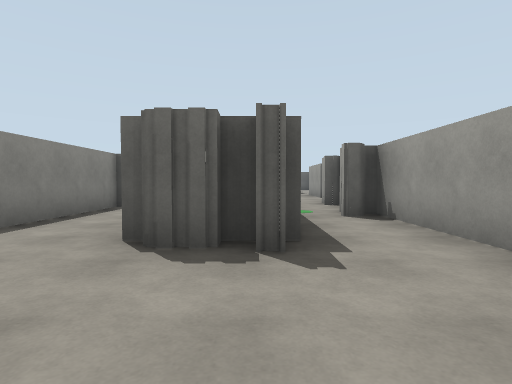
view 1 (above)

17 first-person views from a walk through a Webots world. The camera is 1.2 m above the floor, tilts 2° down and sees 80° across. The floor is counted in squares, 2.5 m on a side. Each view is taken from the middle of a square. On the plan, view 1 faces up. The plan holds only what a view shows up to about 9 squares ahead; the rest is blank. The place goes on beyond the plan. Robots are left out. Simple shapes and patterns stand in for the simulator's stock objects.

view 2
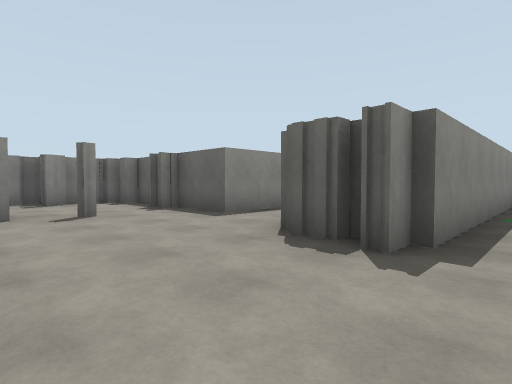

view 3
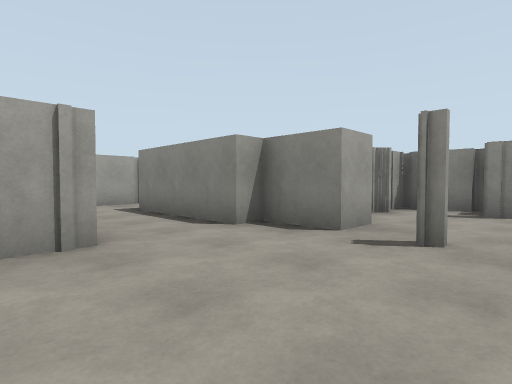

view 4
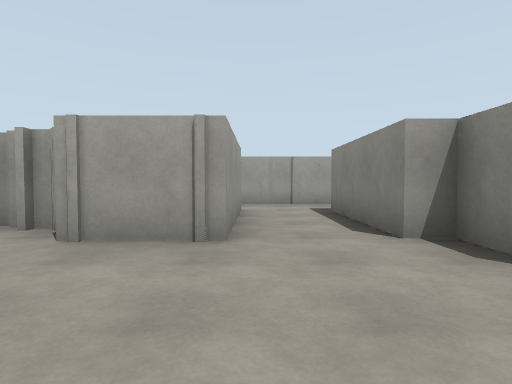

view 5
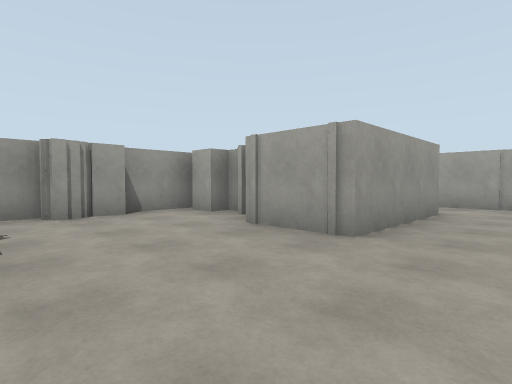

view 6
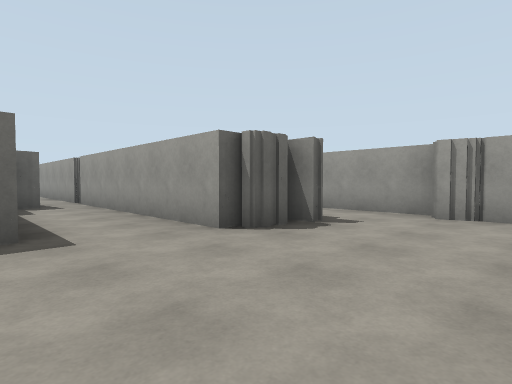

view 7
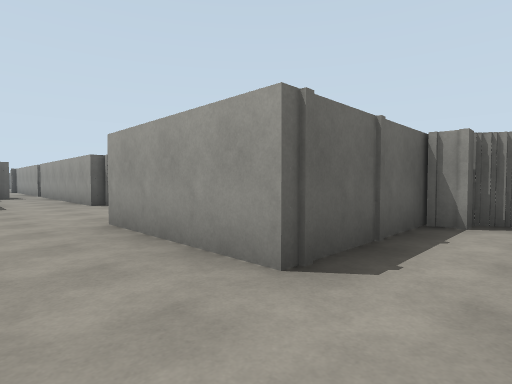

view 8
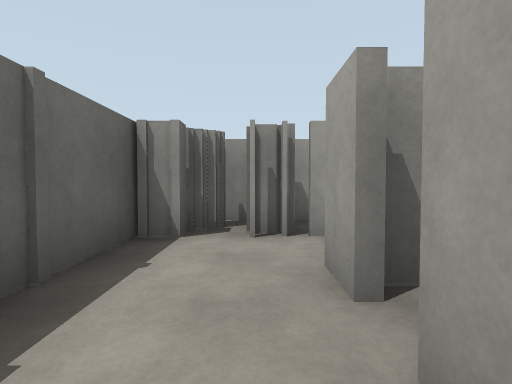

view 9
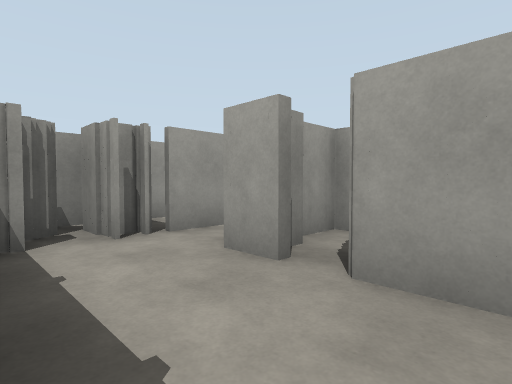

view 10
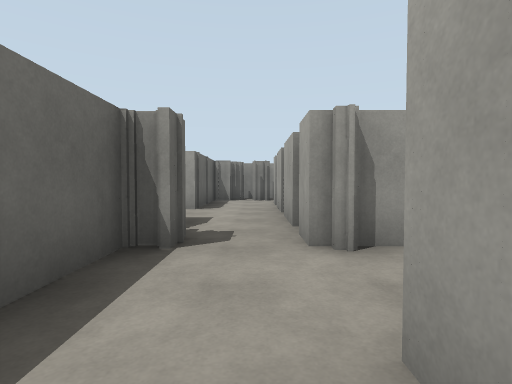

view 11
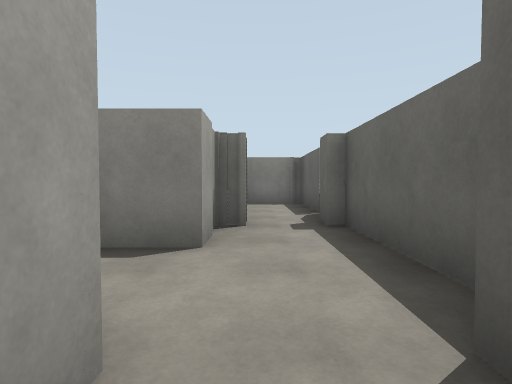

view 12
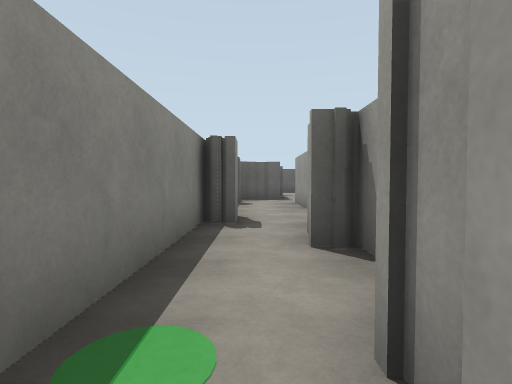

view 13
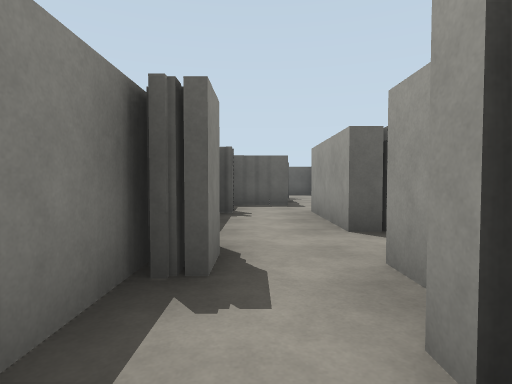

view 14
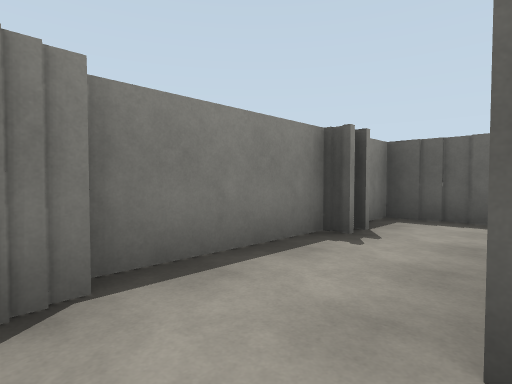

view 15
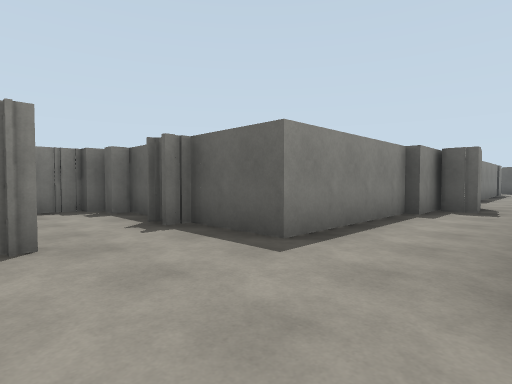

view 16
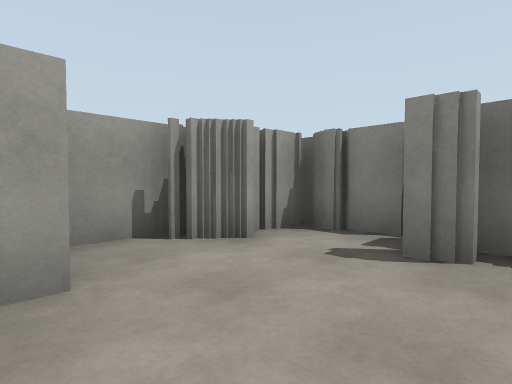

view 17
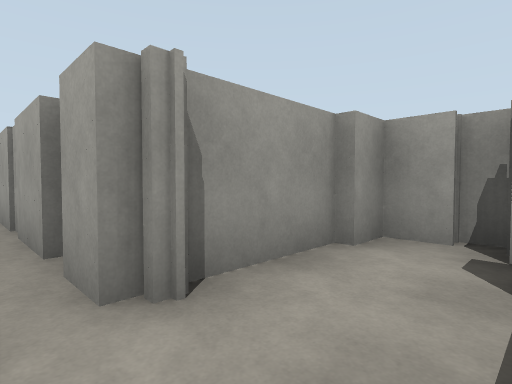

### Floor plan
Points are (right, up) in squares from view 1. A wall is a line through its corners. A room is listed if a view was taken in it or the views show most of it. See-through windows are left out.
Room 1 (views 1, 2, 3, 4, 5, 6, 7, 8, 9, 12, 13, 15, 16)
walls: (-0.2, 2.2) (-1.1, 2.2) (-1.1, 7.1); (0, 2) (0, 2.5); (-4.4, 0.5) (-3.7, 0.5) (-3.7, -0.4) (-3.2, -0.4) (-3.2, -3.1); (-0.1, -0.9) (0.4, -0.9); (0.4, -1.3) (0.8, -1.3); (0.8, -0.9) (1.5, -0.9); (1.4, 0.1) (1.4, 1.2); (-5.1, 3) (-5.9, 3); (1.8, 1.1) (1.8, 4.5); (-5.6, -0.4) (-4.5, -0.4); (-0.6, -3) (-1.8, -3) (-1.8, -0.4) (-0.4, -0.4); (-6.2, 1.8) (-6.2, 1.2); (1.8, -1.1) (1.8, 0.1); (1.4, 4.1) (1.4, 4.9); (-6.5, 2.5) (-6.5, 1.5); (-6.8, 1.1) (-6.8, 0); (-2.6, 5.9) (-2.6, 3) (-4.1, 3); (-0.9, -4.4) (-0.2, -4.4); (-1.9, 6.6) (-2.4, 6.6); (-3.9, -4.4) (-1.1, -4.4); (-2.4, 7) (-2.4, 5.8); (1.8, 5.9) (1.8, 6.2); (0.9, 7.5) (0.4, 7.5); (0.4, 7.9) (0.4, 2)
ways out: opening at (-4, -4) to room 2; opening at (1, 7) to room 3; opening at (-1, -4)
Room 2 (views 10, 11, 17)
walls: (-7.3, -4) (-7.3, -4.4) (-6.2, -4.4) (-6.2, -5.2); (-7.2, -3.2) (-7.8, -3.2); (-4.8, -3) (-7.4, -3); (-4.2, -3.4) (-4.8, -3.4); (-4.8, -6.6) (-4.8, -4.4) (-4.1, -4.4)
ways out: opening at (-4, -4) to room 1
Room 3 (view 14)
walls: (0.6, 8.5) (0.6, 7.4); (1.8, 8.9) (1.8, 10.9); (0.8, 10.6) (0.4, 10.6) (0.4, 8.4); (1.8, 7.2) (1.8, 7.9); (1.8, 12.1) (0.4, 12.1)
ways out: opening at (1, 7) to room 1

Positions as (right, up) in squares from view 1, and headings:
1: (0, 0), facing up
2: (1, 0), facing up-left
3: (-1, 2), facing down-left
4: (-2, 2), facing down
5: (-3, 2), facing down-right
6: (-3, 0), facing up-right
7: (-3, -4), facing up-right
8: (-2, -4), facing right
9: (-2, -3), facing down-right
10: (-7, -4), facing right
11: (-4, -4), facing left
12: (1, 4), facing up
13: (1, 6), facing up
14: (2, 8), facing up-left
15: (-1, 1), facing up-left
16: (-4, 2), facing down-left
17: (-6, -4), facing down-right
